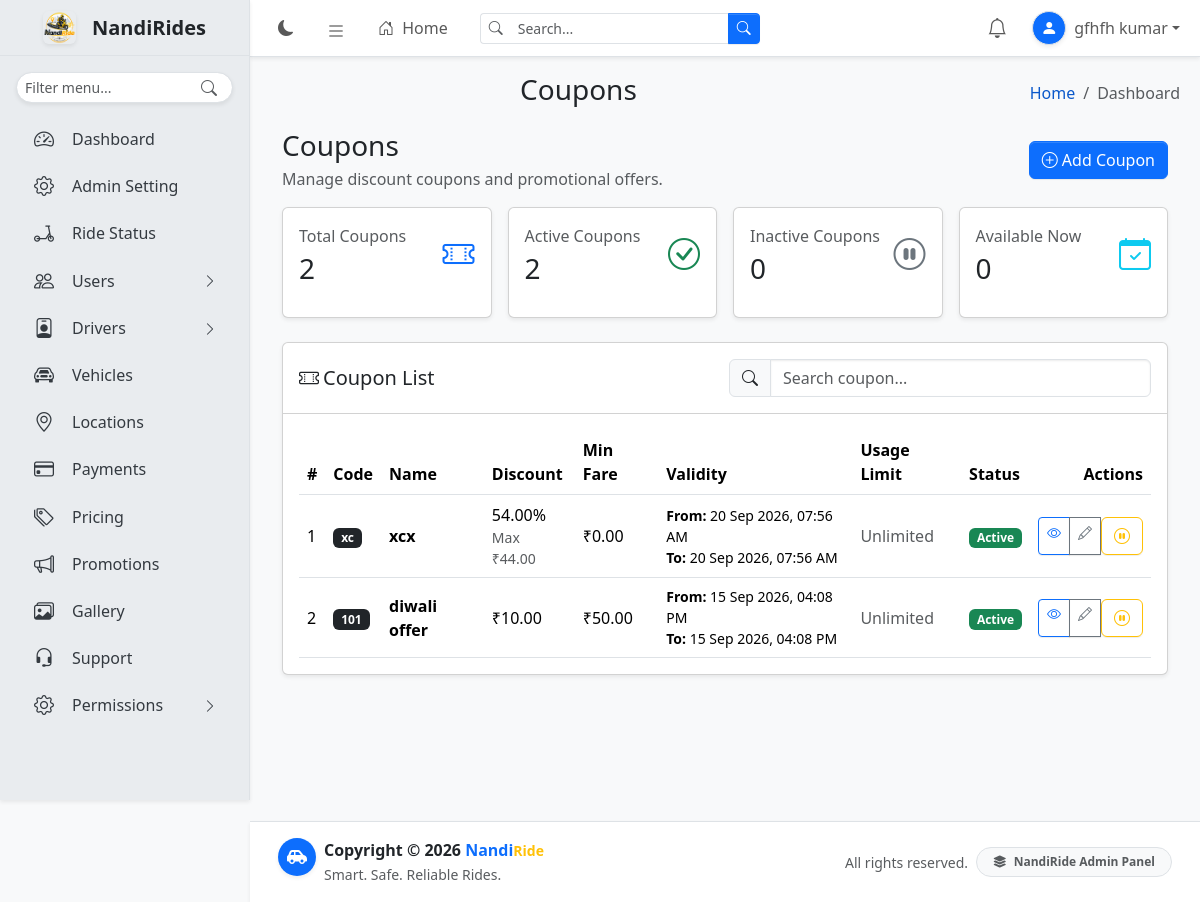
Screenshot of /admindashboard/promotions/coupons/ (signed in) with the database file from the repository.
### promotions/models.py (models this page shows, shortened)
class Coupon(TimeStampedModel):
    class DiscountType(models.TextChoices):
        PERCENTAGE = "percentage", "Percentage"
        FIXED = "fixed", "Fixed Amount"
    code = models.CharField(
        max_length=50,
        unique=True,
    )
    name = models.CharField(
        max_length=100,
    )
    discount_type = models.CharField(
        max_length=20,
        choices=DiscountType.choices,
    )
    discount_value = models.DecimalField(
        max_digits=10,
        decimal_places=2,
    )
    maximum_discount = models.DecimalField(
        max_digits=10,
        decimal_places=2,
        null=True,
        blank=True,
    )
    minimum_fare = models.DecimalField(
        max_digits=10,
        decimal_places=2,
        default=0,
    )
    usage_limit = models.PositiveIntegerField(
        null=True,
        blank=True,
    )
    per_user_limit = models.PositiveIntegerField(
        default=1,
    )
    valid_from = models.DateTimeField()
    valid_to = models.DateTimeField()
    is_active = models.BooleanField(
        default=True,
    )

### promotions/views.py (the view)
@login_required
@permission_required("promotions.view_coupon", raise_exception=True)
def coupon_list(request):
    coupons = Coupon.objects.all().order_by("-id")
    context = {
        "coupons": coupons,
        "page_title": "Coupons",
        "total_coupons": coupons.count(),
        "active_coupons": coupons.filter(
            is_active=True
        ).count(),
        "inactive_coupons": coupons.filter(
            is_active=False
        ).count(),
    }
    return render(
        request,
        "promotions/coupon_list.html",
        context,
    )

### promotions/templates/promotions/coupon_list.html (shortened to what this page needs)
{% extends "base.html" %}
{% block content %}
<div class="container-fluid">
    <div class="row">
        <div class="col-12">
            <div class="d-flex flex-column flex-md-row justify-content-between align-items-md-center gap-2 mb-3">
                <div>
                    <h3 class="mb-1">{{ page_title }}</h3>
                    <p class="text-body-secondary mb-0">Manage discount coupons and promotional offers.</p>
                </div>
                {% if perms.promotions.add_coupon %}
                <a href="{% url 'coupon_create' %}" class="btn btn-primary">
                    <i class="bi bi-plus-circle me-1"></i>Add Coupon
                </a>
                {% endif %}
            </div>
        </div>
    </div>
    <div class="row g-3 mb-4">
        <div class="col-12 col-sm-6 col-xl-3">
            <div class="card shadow-sm h-100">
                <div class="card-body">
                    <div class="d-flex justify-content-between align-items-center">
                        <div>
                            <p class="text-body-secondary mb-1">Total Coupons</p>
                            <h3 class="mb-0">{{ total_coupons }}</h3>
                        </div>
                        <div class="fs-2 text-primary">
                            <i class="bi bi-ticket-perforated"></i>
                        </div>
                    </div>
                </div>
            </div>
        </div>
        <div class="col-12 col-sm-6 col-xl-3">
            <div class="card shadow-sm h-100">
                <div class="card-body">
                    <div class="d-flex justify-content-between align-items-center">
                        <div>
                            <p class="text-body-secondary mb-1">Active Coupons</p>
                            <h3 class="mb-0">{{ active_coupons }}</h3>
                        </div>
                        <div class="fs-2 text-success">
                            <i class="bi bi-check-circle"></i>
                        </div>
                    </div>
                </div>
            </div>
        </div>
        <div class="col-12 col-sm-6 col-xl-3">
            <div class="card shadow-sm h-100">
                <div class="card-body">
                    <div class="d-flex justify-content-between align-items-center">
                        <div>
                            <p class="text-body-secondary mb-1">Inactive Coupons</p>
                            <h3 class="mb-0">{{ inactive_coupons }}</h3>
                        </div>
                        <div class="fs-2 text-secondary">
                            <i class="bi bi-pause-circle"></i>
                        </div>
                    </div>
                </div>
            </div>
        </div>
        <div class="col-12 col-sm-6 col-xl-3">
            <div class="card shadow-sm h-100">
                <div class="card-body">
                    <div class="d-flex justify-content-between align-items-center">
                        <div>
                            <p class="text-body-secondary mb-1">Available Now</p>
                            <h3 class="mb-0" id="availableCoupons">0</h3>
                        </div>
                        <div class="fs-2 text-info">
                            <i class="bi bi-calendar-check"></i>
                        </div>
                    </div>
                </div>
            </div>
        </div>
    </div>
    <div class="card shadow-sm">
        <div class="card-header">
            <div class="row g-2 align-items-center">
                <div class="col-12 col-md-6">
                    <h5 class="mb-0">
                        <i class="bi bi-ticket-perforated me-1"></i>Coupon List
                    </h5>
                </div>
                <div class="col-12 col-md-6">
                    <div class="input-group">
                        <span class="input-group-text">
                            <i class="bi bi-search"></i>
                        </span>
                        <input type="text" id="couponSearch" class="form-control" placeholder="Search coupon...">
                    </div>
                </div>
            </div>
        </div>
        <div class="card-body">
            <div class="table-responsive">
                <table class="table table-hover align-middle mb-0" id="couponTable">
                    <thead>
                        <tr>
                            <th>#</th>
                            <th>Code</th>
                            <th>Name</th>
                            <th>Discount</th>
                            <th>Min Fare</th>
                            <th>Validity</th>
                            <th>Usage Limit</th>
                            <th>Status</th>
                            <th class="text-end">Actions</th>
                        </tr>
                    </thead>
                    <tbody>
                        {% for coupon in coupons %}
                        <tr data-valid-from="{{ coupon.valid_from|date:'Y-m-d H:i:s' }}" data-valid-to="{{ coupon.valid_to|date:'Y-m-d H:i:s' }}">
                            <td>{{ forloop.counter }}</td>
                            <td>
                                <span class="badge text-bg-dark">{{ coupon.code }}</span>
                            </td>
                            <td>
                                <strong>{{ coupon.name }}</strong>
                            </td>
                            <td>
                                {% if coupon.discount_type == "percentage" %}
                                {{ coupon.discount_value }}%
                                {% else %}
                                ₹{{ coupon.discount_value }}
                                {% endif %}
                                {% if coupon.maximum_discount %}
                                <small class="d-block text-body-secondary">
                                    Max ₹{{ coupon.maximum_discount }}
                                </small>
                                {% endif %}
                            </td>
                            <td>₹{{ coupon.minimum_fare }}</td>
                            <td>
                                <small class="d-block">
                                    <strong>From:</strong> {{ coupon.valid_from|date:"d M Y, h:i A" }}
                                </small>
                                <small class="d-block">
                                    <strong>To:</strong> {{ coupon.valid_to|date:"d M Y, h:i A" }}
                                </small>
                            </td>
                            <td>
                                {% if coupon.usage_limit %}
                                {{ coupon.usages.count }} / {{ coupon.usage_limit }}
                                {% else %}
                                <span class="text-body-secondary">Unlimited</span>
                                {% endif %}
                            </td>
                            <td>
                                {% if coupon.is_active %}
                                <span class="badge text-bg-success">Active</span>
                                {% else %}
                                <span class="badge text-bg-secondary">Inactive</span>
                                {% endif %}
                            </td>
                            <td class="text-end">
                                <div class="btn-group btn-group-sm">
                                    <a href="{% url 'coupon_detail' coupon.pk %}" class="btn btn-outline-primary" title="View">
                                        <i class="bi bi-eye"></i>
                                    </a>
                                    {% if perms.promotions.change_coupon %}
                                    <a href="{% url 'coupon_edit' coupon.pk %}" class="btn btn-outline-secondary" title="Edit">
                                        <i class="bi bi-pencil"></i>
                                    </a>
                                    <form method="post" action="{% url 'coupon_toggle' coupon.pk %}" class="d-inline">
                                        <button type="submit" class="btn btn-outline-warning" title="{% if coupon.is_active %}Deactivate{% else %}Activate{% endif %}">
                                            {% if coupon.is_active %}
                                            <i class="bi bi-pause-circle"></i>
                                            {% else %}
                                            <i class="bi bi-play-circle"></i>
                                            {% endif %}
                                        </button>
                                    </form>
                                    {% endif %}
                                </div>
                            </td>
                        </tr>
                        {% endfor %}
                    </tbody>
                </table>
            </div>
        </div>
    </div>
</div>
{% endblock %}

### templates/includes/navbar.html (shortened to what this page needs)
{% load static %}
<nav class="app-header navbar navbar-expand bg-body border-bottom shadow-sm {% if request.resolver_match.url_name == 'login' %}app-header-login{% else %}app-header-dashboard{% endif %}" style="position:fixed!important;top:0;right:0;z-index:1030!important;">
    <div class="container-fluid position-relative">
        <ul class="navbar-nav align-items-center">
            <li class="nav-item">
                <button type="button" class="nav-link border-0 bg-transparent rounded-circle" id="theme-toggle" aria-label="Toggle theme" title="Toggle theme">
                    <i class="bi bi-moon-fill" id="theme-icon"></i>
                </button>
            </li>
            {% if request.resolver_match.url_name != 'login' %}
            <li class="nav-item">
                <a class="nav-link rounded" data-lte-toggle="sidebar" href="#" role="button" aria-label="Toggle sidebar" title="Toggle sidebar">
                    <i class="bi bi-list fs-5"></i>
                </a>
            </li>
            <li class="nav-item d-none d-md-block">
                <a href="{% url 'dashboard' %}" class="nav-link fw-medium">
                    <i class="bi bi-house-door me-1"></i>
                    Home
                </a>
            </li>
            {% endif %}
        </ul>
        {% if request.resolver_match.url_name == 'login' %}
        <div class="position-absolute top-50 start-50 translate-middle d-flex align-items-center gap-3 text-nowrap">
            <img src="{% static 'user/images/logo.png' %}" alt="NandiRide Logo" width="42" height="42" class="rounded-3 shadow-sm">
            <div class="lh-sm">
                <div class="fw-bold fs-5 text-body">
                    Welcome to the Nandi<small class="text-warning">Ride</small>
                    <span class="fs-5 text-body fw-semibold">Administration Portal</span>
                </div>
            </div>
        </div>
        {% else %}
        <form class="d-none d-md-flex ms-3" role="search" method="get" action="#">
            <div class="input-group input-group-sm">
                <span class="input-group-text bg-body border-end-0">
                    <i class="bi bi-search text-body-secondary"></i>
                </span>
                <input type="search" id="navbar-search-input" name="q" class="form-control border-start-0 shadow-none" placeholder="Search..." autocomplete="off" value="{{ request.GET.q|default:'' }}">
                <button type="submit" class="btn btn-primary">
                    <i class="bi bi-search"></i>
                </button>
            </div>
        </form>
        {% endif %}
        <ul class="navbar-nav ms-auto align-items-center">
            {% if user.is_authenticated %}
            <li class="nav-item dropdown notification-nav-item">
                <a class="nav-link notification-bell-wrapper rounded-circle"
                   href="#"
                   role="button"
                   data-bs-toggle="dropdown"
                   aria-expanded="false"
                   aria-label="Notifications"
                   title="Notifications">
                    <i class="bi bi-bell fs-5"></i>
                </a>
            </li>
            <li class="nav-item dropdown ms-1">
                <a class="nav-link dropdown-toggle d-flex align-items-center px-2" href="#" role="button" data-bs-toggle="dropdown" aria-expanded="false">
                    {% if user.profile.profile_image %}
                    <img src="{{ user.profile.profile_image.url }}" class="rounded-circle shadow-sm border me-2 object-fit-cover" width="34" height="34" alt="User profile">
                    {% else %}
                    <span class="rounded-circle shadow-sm border me-2 bg-primary text-white d-inline-flex align-items-center justify-content-center" style="width:34px;height:34px;">
                        <i class="bi bi-person-fill"></i>
                    </span>
                    {% endif %}
                    <span class="d-none d-md-inline fw-medium">{{ user.get_full_name|default:user.get_username }}</span>
                </a>
            </li>
            {% endif %}
        </ul>
    </div>
</nav>

### rows the page displays
Coupon: code "xc", name "xcx", discount_value "54.00", maximum_discount "44.00", minimum_fare "0.00", valid_from "20 Sep 2026, 07:56 AM", valid_to "20 Sep 2026, 07:56 AM", shows "Unlimited", is_active "Active"
Coupon: code "101", name "diwali offer", discount_value "10.00", minimum_fare "50.00", valid_from "15 Sep 2026, 04:08 PM", valid_to "15 Sep 2026, 04:08 PM", shows "Unlimited", is_active "Active"

### other values shown
{{ user.get_full_name|default:user.get_username }} "gfhfh kumar"
{{ item.title }} "Dashboard" "Admin Setting" "Ride Status" "Vehicles" "Locations" "Payments" "Pricing" "Promotions" "Gallery" "Support"
{{ item.title }} "Users" "Drivers" "Permissions"
{{ page_title|default:"Dashboard" }} "Coupons"
{{ page_title }} "Coupons"
{{ total_coupons }} "2"
{{ active_coupons }} "2"
{{ inactive_coupons }} "0"
